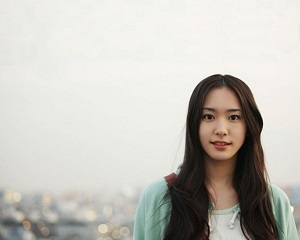
%> input picture gl1.jpeg, 300 x 240 px, given in place of gl1.jpg, which was not available
$ octave AddWatermark.m   (GNU Octave 9; MATLAB toolbox functions it lacks are replaced by stand-ins)
%> lines starting %> are read from the running program, lines starting %| are printed output that depends on the picture; pictures that were not available may be replaced by others from this repository, and a replacement may not be noted
clc;clear;close all;
alpha = 1;

%% read data
im = double(imread('gl1.jpg'))/255;
mark = double(imread('watermark.jfif'))/255;
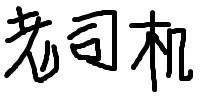
%> input picture watermark.jfif, 200 x 100 px
%> mark: size 100x200x3 double; min 0, max 1, mean 0.795
% figure, imshow(im),title('original image');
% figure, imshow(mark),title('watermark');

%% encode mark
imsize = size(im);
%> imsize = [240 300 3]
%random
TH=zeros(imsize(1)*0.5,imsize(2),imsize(3));
TH1 = TH;
TH1(1:size(mark,1),1:size(mark,2),:) = mark;
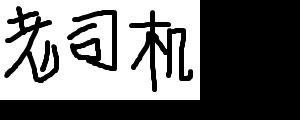
%> TH1: size 120x300x3 double; min 0, max 1, mean 0.442
M=randperm(0.5*imsize(1));
N=randperm(imsize(2));
save('encode.mat','M','N');
for i=1:imsize(1)*0.5
    for j=1:imsize(2)
        TH(i,j,:)=TH1(M(i),N(j),:);
    end
end
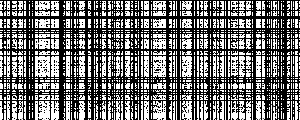
%> TH: size 120x300x3 double; min 0, max 1, mean 0.442; mean of the top-left, top-right, bottom-left and bottom-right quarters 0.425, 0.427, 0.464, 0.451
% symmetric
mark_ = zeros(imsize(1),imsize(2),imsize(3));
mark_(1:imsize(1)*0.5,1:imsize(2),:)=TH;
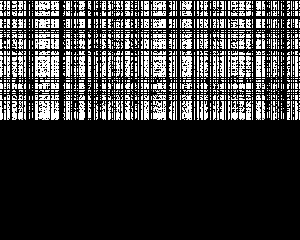
%> mark_: size 240x300x3 double; min 0, max 1, mean 0.221
for i=1:imsize(1)*0.5
    for j=1:imsize(2)
        mark_(imsize(1)+1-i,imsize(2)+1-j,:)=TH(i,j,:);
    end
end
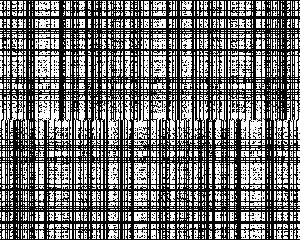
%> mark_: size 240x300x3 double; min 0, max 1, mean 0.442
% figure,imshow(mark_),title('encoded watermark');
%imwrite(mark_,'encoded watermark.jpg');

%% add watermark
FA=fft2(im);
% figure,imshow(FA);title('spectrum of original image');
FB=FA+alpha*double(mark_);
% figure,imshow(FB); title('spectrum of watermarked image');
FAO=ifft2(FB);
% figure,imshow(FAO); title('watermarked image');
imwrite(FAO,'watermarked image.bmp');
% imsave
